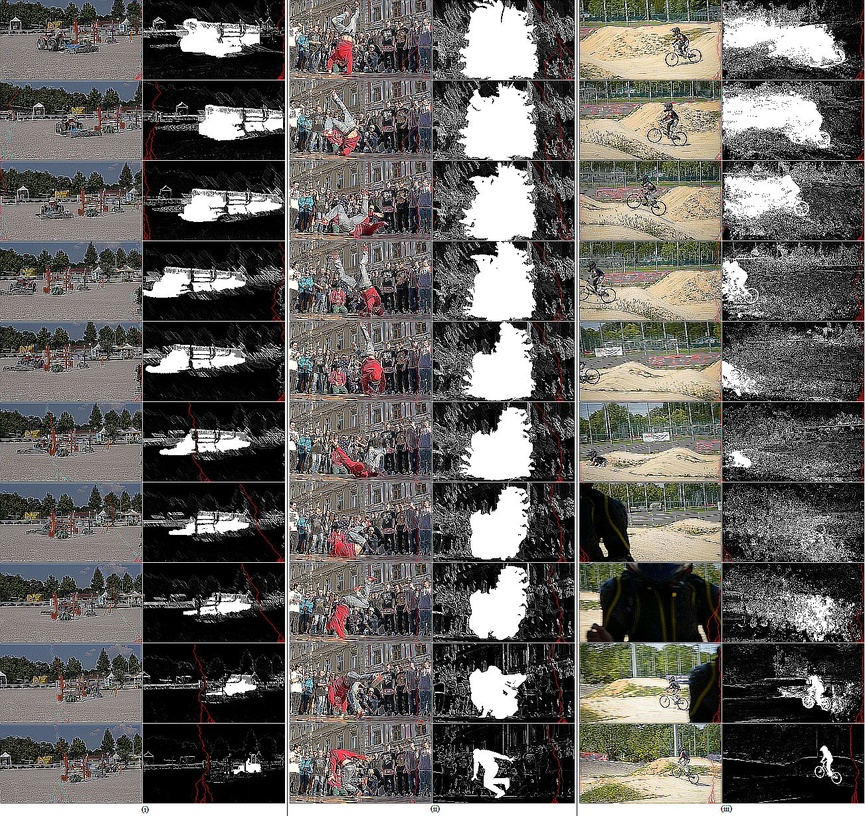
#> input picture images/Seam-Carving.jpg, 865 x 816 px, shrunk from 1302 x 1228 before the run; its folder holds only this picture in this run
$ python -i targets.py   (imports and definitions only)   (older library calls are emulated)
#> lines starting #> are read from the running program, lines starting #| are printed output that depends on the picture
#> further down, picture is the input picture: shape (816, 865, 3); mean B, G, R 95.6, 98.7, 101.5
import cv2
import numpy as np
from scipy import signal
import os
import math
import random

## calculates the energy of the frame(grayscale) using Sobel filter
def calculate_frame_energy(frame):
	## apply gaussian blur (kernel_size = 3x3)
	blurred = cv2.GaussianBlur(frame, (3, 3), 0).astype(np.float64)

	## calculate the Sobel derivatives
	fx = cv2.Sobel(blurred, cv2.CV_64F, 1, 0, borderType=cv2.BORDER_REFLECT_101)
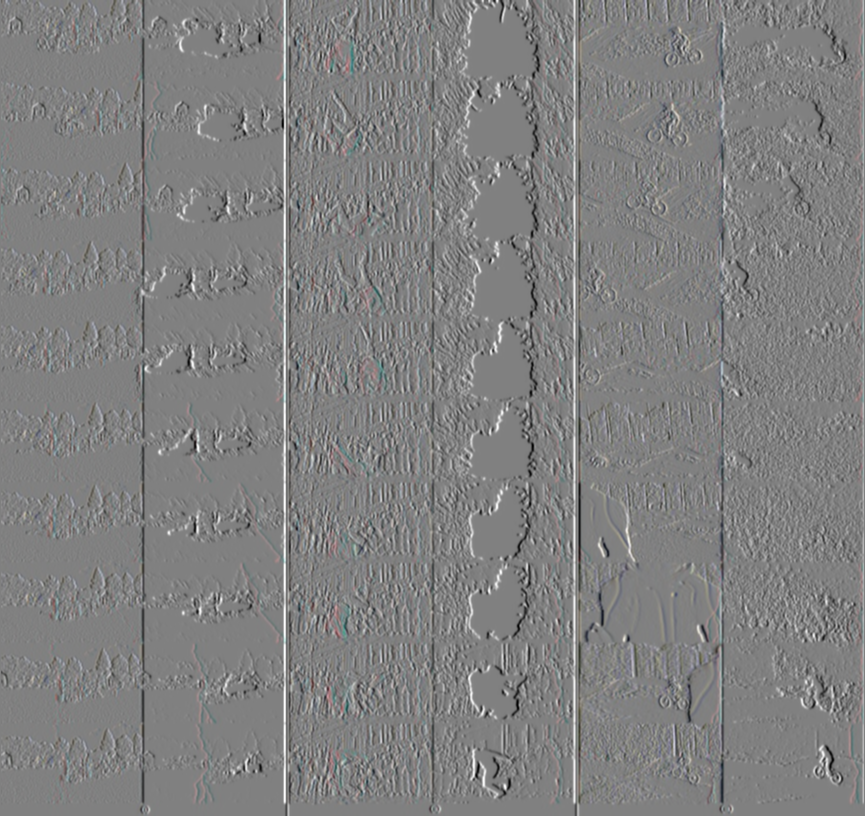
#> fx: shape (816, 865, 3) float64; mean B, G, R -0.2, -0.2, -0.1; drawn with min black and max white
	fy = cv2.Sobel(blurred, cv2.CV_64F, 0, 1, borderType=cv2.BORDER_REFLECT_101)
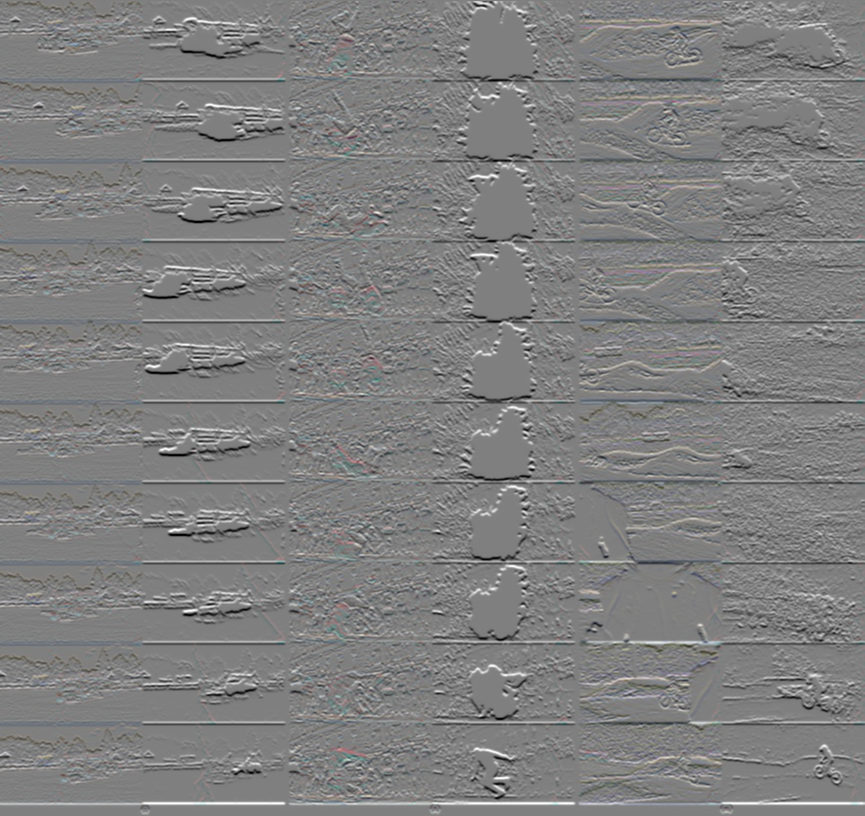
#> fy: shape (816, 865, 3) float64; mean B, G, R 1.9, 1.9, 1.9; drawn with min black and max white
	## energy =  magnitude of the gradient=sqrt(fx^2 + fy^2)
	energy = np.square(fx) + np.square(fy)
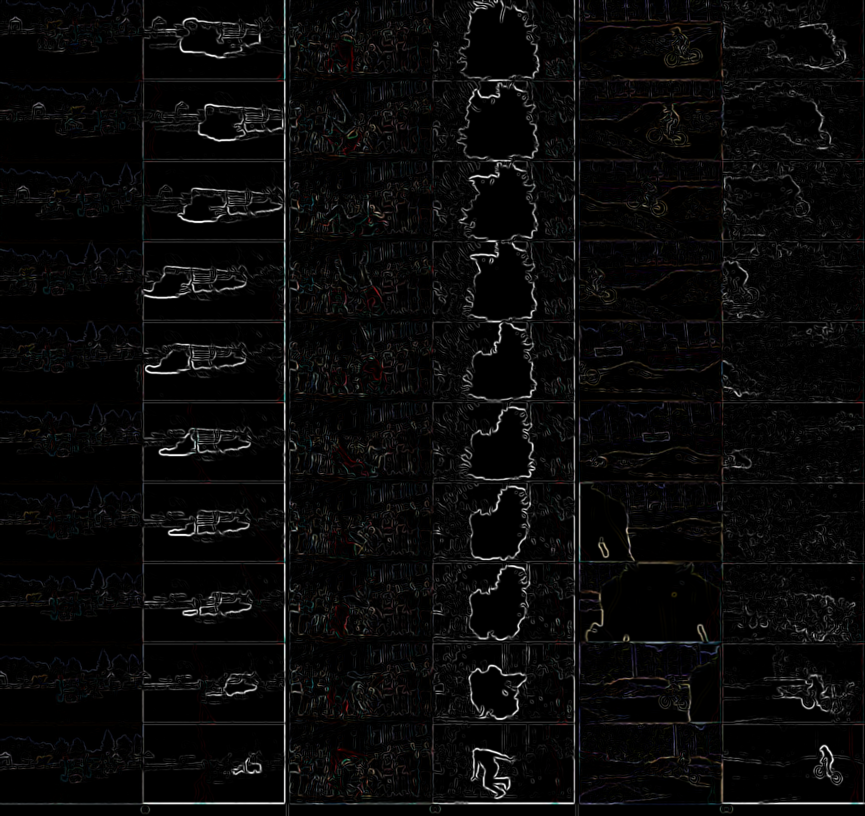
#> energy: shape (816, 865, 3) float64; mean B, G, R 22541.7, 22510.2, 23080.3; drawn with min black and max white

	return cv2.normalize(energy, None, 0, 1, cv2.NORM_MINMAX)

## generates the input image for the current_frame(grayscale):
## grayscale, x-component of flow from previous_frame, y-component of flow from previous_frame(grayscale)
# [527 lines left out: functions generate_input_channels, generate_target, propagate_importance, generate_inputs_and_targets, generate_full_images_and_targets, save_full_sequence and 4 more, not called in this run]

in_folder = '/scratch/DAVIS-2017-trainval-480p/DAVIS/JPEGImages/480p'
mask_folder = '/scratch/DAVIS-2017-trainval-480p/DAVIS/Annotations/480p'
target_folder = '/scratch/saliency_maps/targets-480p/segments'
image_folder = '/scratch/saliency_maps/images-480p/segments'
slice_size = 10

# [13 lines of commented-out code are left out]
# [1 line not run here, left out]

# [16 lines of commented-out code are left out]

>>> import cv2
>>> picture = cv2.imread('images/Seam-Carving.jpg')
>>> result = calculate_frame_energy(picture)

$ run again, on images/DAVIS.png
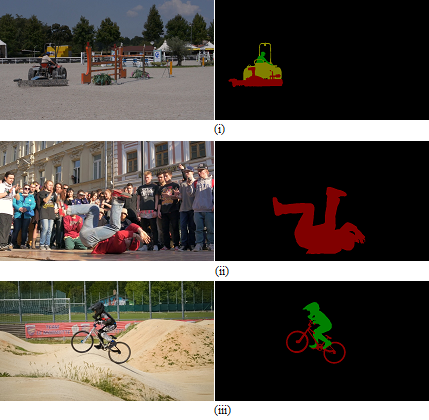
#> input picture images/DAVIS.png, 429 x 420 px
#> picture is the input picture: shape (420, 429, 3); mean B, G, R 78.3, 83.9, 90
#> in calculate_frame_energy, `fy = cv2.Sobel(blurred, cv2.CV_64F, 0, 1, borderType=cv2.BORDER_REFLEC..`:
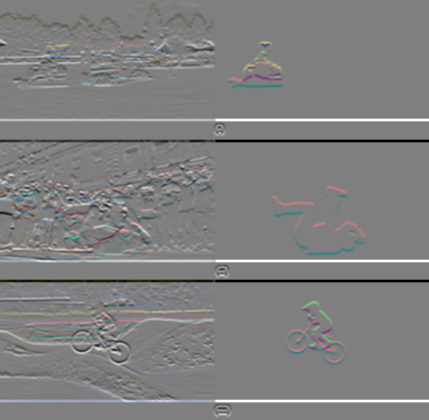
#> fy: shape (420, 429, 3) float64; mean B, G, R 3.7, 3.9, 4; drawn with min black and max white
#> in calculate_frame_energy, `energy = np.square(fx) + np.square(fy)`:
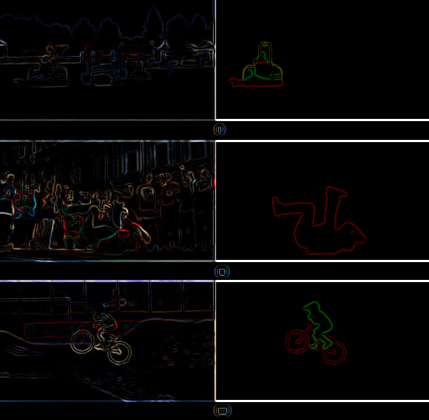
#> energy: shape (420, 429, 3) float64; mean B, G, R 17713.3, 17453.2, 19526.8; drawn with min black and max white

$ run again, on images/Generated_Maps.png
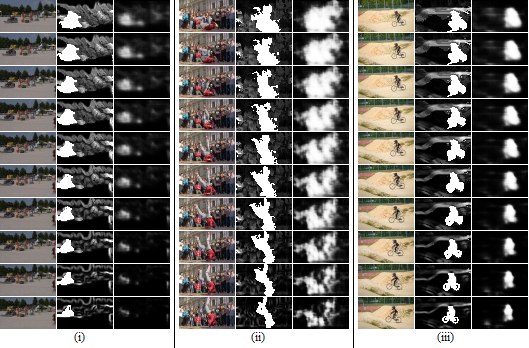
#> input picture images/Generated_Maps.png, 529 x 348 px
#> picture is the input picture: shape (348, 529, 3); mean B, G, R 94.1, 97.7, 100.8
#> in calculate_frame_energy, `fy = cv2.Sobel(blurred, cv2.CV_64F, 0, 1, borderType=cv2.BORDER_REFLEC..`:
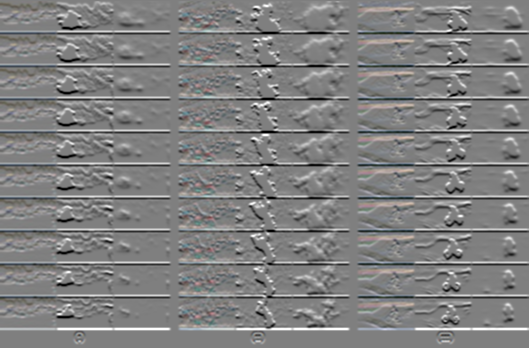
#> fy: shape (348, 529, 3) float64; mean B, G, R 4.8, 4.8, 4.8; drawn with min black and max white
#> in calculate_frame_energy, `energy = np.square(fx) + np.square(fy)`:
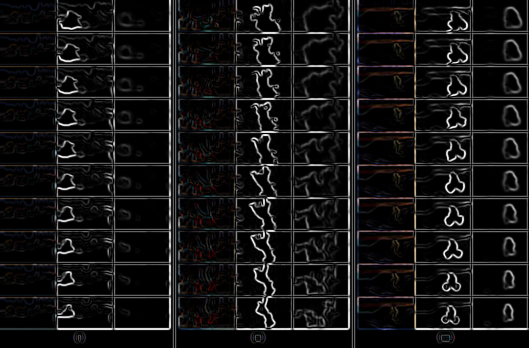
#> energy: shape (348, 529, 3) float64; mean B, G, R 51935.3, 51525.3, 53053.5; drawn with min black and max white
